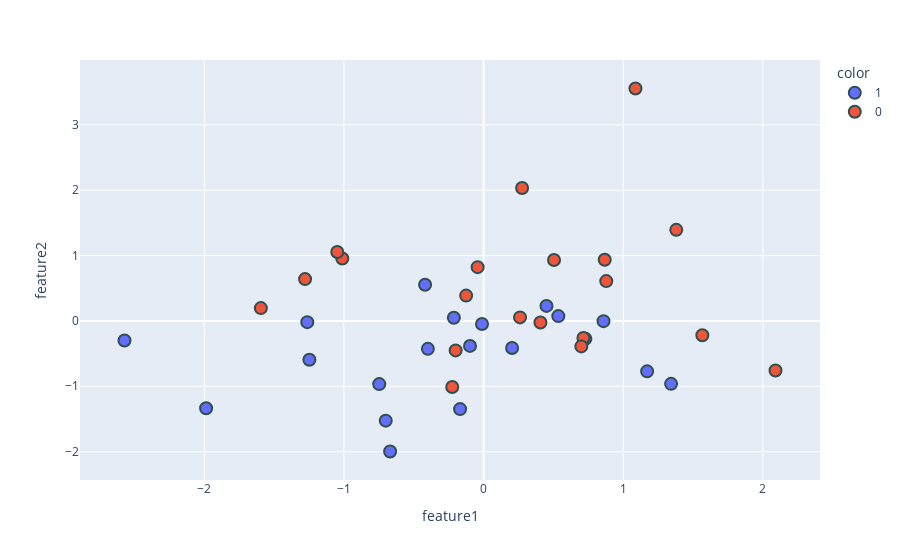

Here is the notebook cell this chart was saved with:
### Code cell
fig2 = px.scatter(df, x=df['feature1'], y=df['feature2'], color=df['target'].astype('str'))
fig2.update_traces(marker = dict(size=12, line=dict(width=2, color='DarkSlateGrey')), selector=dict(mode='markers'))
fig2.show()

### Figure 1 — Plotly figure (JSON) as saved in the notebook; plotly's stock layout.template omitted (floating-point values rounded to 4 significant figures)
{"data": [{"hovertemplate": "color=1<br>feature1=%{x}<br>feature2=%{y}<extra></extra>", "legendgroup": "1", "marker": {"color": "#636efa", "line": {"color": "DarkSlateGrey", "width": 2}, "size": 12, "symbol": "circle"}, "mode": "markers", "name": "1", "orientation": "v", "showlegend": true, "type": "scatter", "x": [-0.7008, -0.01146, 1.342, -2.571, -0.09748, -0.6694, 0.204, -1.263, -0.1685, -0.4191, -1.247, -0.7474, 0.4504, 0.8585, 0.535, -1.987, -0.213, -0.3991, 0.729, 1.171], "xaxis": "x", "y": [-1.526, -0.04693, -0.9627, -0.2996, -0.3822, -1.998, -0.4152, -0.01819, -1.349, 0.5537, -0.5939, -0.9667, 0.2299, -0.002939, 0.07385, -1.336, 0.04901, -0.427, -0.2741, -0.7715], "yaxis": "y"}, {"hovertemplate": "color=0<br>feature1=%{x}<br>feature2=%{y}<extra></extra>", "legendgroup": "0", "marker": {"color": "#EF553B", "line": {"color": "DarkSlateGrey", "width": 2}, "size": 12, "symbol": "circle"}, "mode": "markers", "name": "0", "orientation": "v", "showlegend": true, "type": "scatter", "x": [-0.2245, 0.8671, 1.566, -1.012, 2.09, -1.595, -0.04273, 1.087, 0.8783, -0.125, 0.2608, -1.278, -1.048, 1.38, 0.4069, 0.5042, 0.7146, -0.2004, 0.2756, 0.6999], "xaxis": "x", "y": [-1.011, 0.9358, -0.2199, 0.955, -0.7576, 0.1966, 0.8235, 3.557, 0.6099, 0.3877, 0.05408, 0.6401, 1.055, 1.394, -0.0237, 0.9326, -0.2619, -0.4509, 2.035, -0.3895], "yaxis": "y"}], "layout": {"legend": {"title": {"text": "color"}, "tracegroupgap": 0}, "margin": {"t": 60}, "xaxis": {"anchor": "y", "domain": [0, 1], "title": {"text": "feature1"}}, "yaxis": {"anchor": "x", "domain": [0, 1], "title": {"text": "feature2"}}}}
